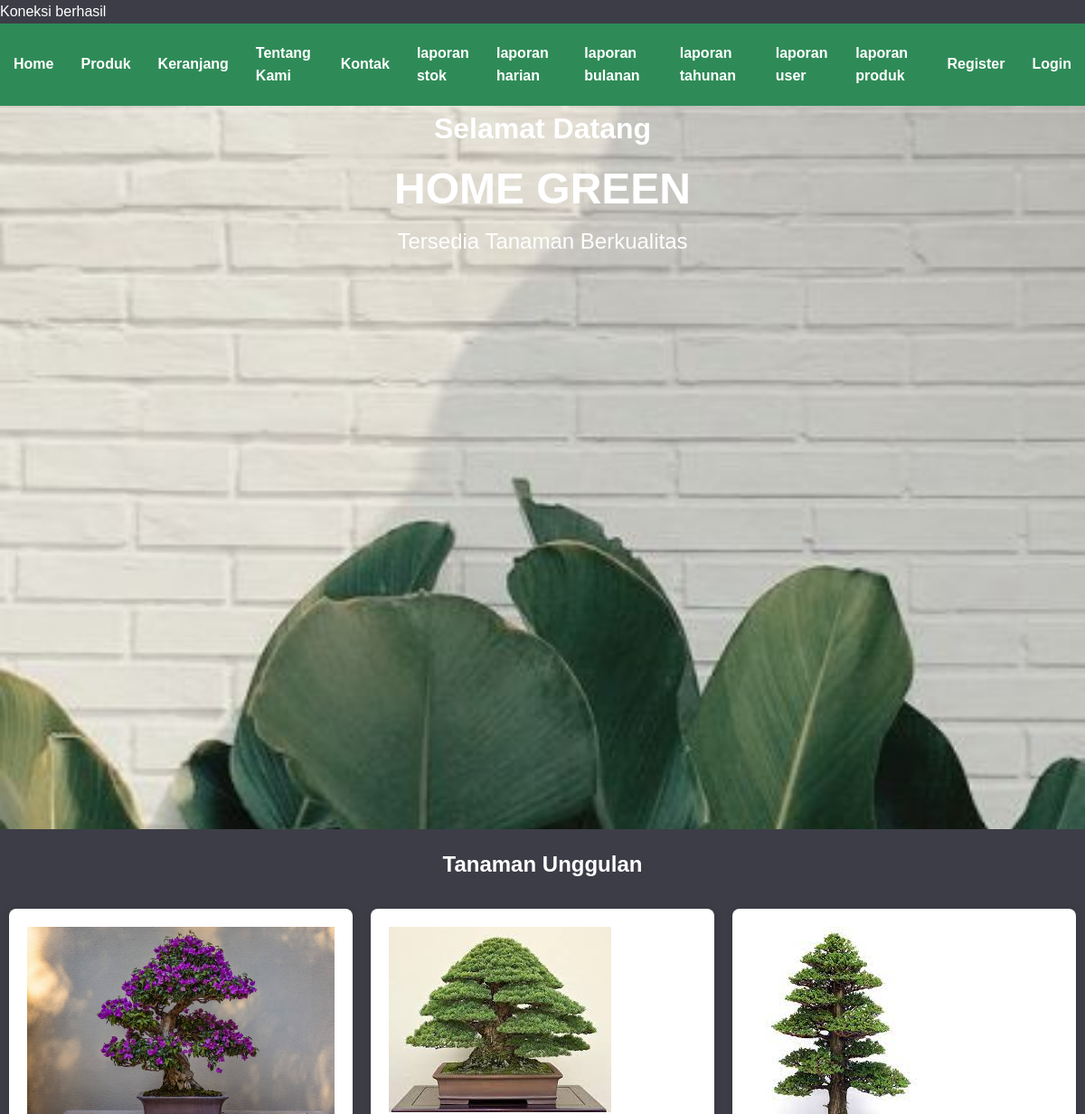
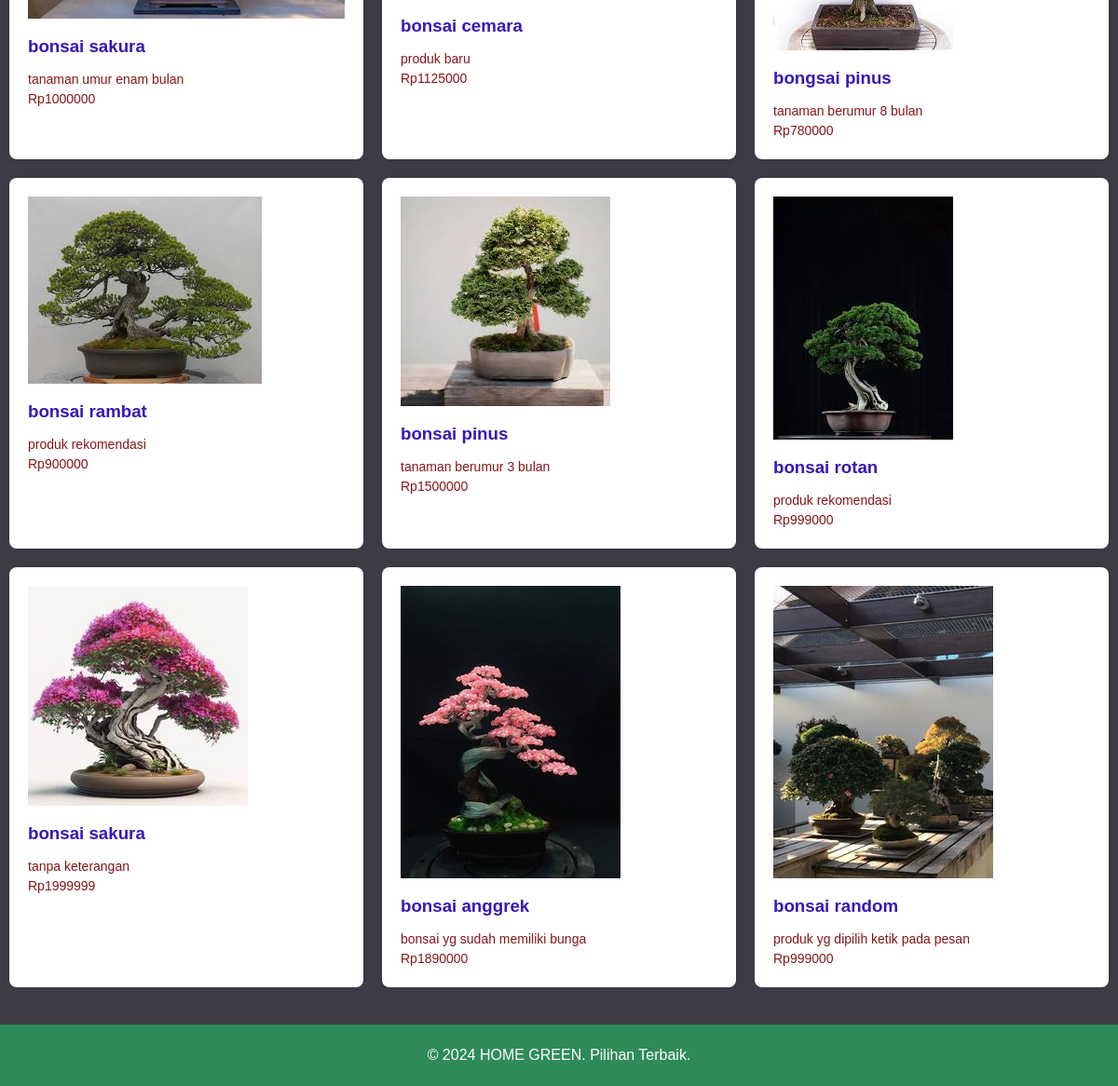
The page / on the database its author committed (2 pictures, top to bottom).
### tables this page shows
CREATE TABLE `products` (
  `id` int(11) NOT NULL,
  `name` varchar(255) NOT NULL,
  `description` varchar(255) NOT NULL,
  `price` int(11) NOT NULL,
  `image` varchar(100) NOT NULL
);

### index.php (the view, shortened to what this page needs)
<?php
include 'database.php';
?>
<!DOCTYPE html>
<html lang="id">
<head>
    <link rel="stylesheet" href="assets/css/Style.css">
</head>
<body>
    <nav class="main-nav">
        <div class="wrapper">
            <div class="main-menu">
            <ul>
                <li><a href="index.php">Home</a></li>
                <li><a href="products.php">Produk</a></li>
                <li><a href="keranjang.php">Keranjang</a></li>
                <li><a href="about.php">Tentang Kami</a></li>
                <li><a href="contact.php">Kontak</a></li>
                <li><a href="laporan_stok.php">laporan stok</a></li>
                <li><a href="laporan_harian.php">laporan harian </a></li>
                <li><a href="laporan_bulanan.php">laporan bulanan</a></li>
                <li><a href="laporan_tahunan.php">laporan tahunan</a></li>
                <li><a href="laporan_user.php">laporan user</a></li>
                <li><a href="laporan_produk.php">laporan produk</a></li>
                <?php if(isset($_SESSION['user_id'])): ?>
                    <li><a href="profile.php">Profil</a></li>
                    <li><a href="logout.php">Logout</a></li>
                <?php else: ?>
                    <li><a href="Register.php">Register</a></li>
                    <li><a href="login.php">Login</a></li>
                <?php endif; ?>
            </ul>
        </nav>
        <div class="home-wrapper">
            <section class="wrapper" id="Home">
            <div class="kolom">
                    <p class="deskripsi">Selamat Datang </p>
                    <H2 class="deksripsi-h2">HOME GREEN<br/>
                      <p class="deksripsi-h3">Tersedia Tanaman Berkualitas<br/>
                </div>
            </section>
        </div>
    <main>
        <section id="featured-products">
            <h2>Tanaman Unggulan</h2>
            <div class="products">
                <?php
                $query = "SELECT * FROM products LIMIT 9";
                $result = $conn->query($query);
                if ($result->num_rows > 0) {
                    while($row = $result->fetch_assoc()) {
                        echo "<div class='product'>";
                        echo "<img src='./images/" . htmlspecialchars($row["image"]) . "' alt='" . htmlspecialchars($row["name"]) . "'>";
                        echo "<h3>" . htmlspecialchars($row["name"]) . "</h3>";
                        echo "<p>" . htmlspecialchars($row["description"]) . "</p>";
                        echo "<p>Rp" . htmlspecialchars($row["price"]) . "</p>";
                        echo "</div>";
                    }
                } else {
                    echo "<p>Tidak ada produk unggulan saat ini.</p>";
                }
                ?>
            </div>
        </section>
    </main>
    <footer>
        <p>&copy; <?php echo date("Y"); ?> HOME GREEN. Pilihan Terbaik.</p>
    </footer>
</body>
</html>

### assets/css/style.css (style rules this page uses)
* { margin: 0; padding: 0; box-sizing: border-box; }
body { font-family: 'Arial', sans-serif; background-color: rgb(61, 61, 71); color: white; line-height: 1.6; }
nav { background-color: seagreen; }
nav ul { padding-top: 20px; padding-bottom: 20px; list-style: none; display: flex; justify-content: center; align-items: center; }
nav ul li { margin: 0 15px; }
nav ul li a { color: #fff; text-decoration: none; font-weight: bold; }
main { margin-top: 20px; }
#featured-products h2 { text-align: center; color: white; margin-bottom: 20px; }
.products { display: flex; flex-wrap: wrap; justify-content: space-around; }
.product { background: #fff; margin: 10px; padding: 20px; width: calc(33.333% - 20px); box-shadow: 0 0 10px rgba(0,0,0,0.1); border-radius: 8px; transition: transform 0.2s ease-in-out; }
.product img { max-width: 100%; height: auto; display: block; margin-bottom: 15px; text-align: center; }
.product h3 { color: #3618bb; margin-bottom: 10px; }
.product p { font-size: 14px; line-height: 1.5; color: #851616; }
footer { text-align: center; margin-top: 30px; padding: 20px; background: seagreen;; color: #fff; }
.home-wrapper { height: 100%; align-items: center; min-height: 100vh; position: relative; background: url('../css/images/banerr.jpg'); background-size: cover; background-position: center ; }
.home-wrapper:before { content: ''; position: absolute; left: 0; right: 0; top: 0; bottom: 0; }
.kolom .deskripsi { font-size: 32px; font-weight: 600; margin-bottom: 3px; text-align: center; color:#FFFFFF; }
.deksripsi-h2 { font-size: 48px; font-weight: 600; margin-bottom: 3px; text-align: center; color: #FFFFFF; width: 100%; }
.deksripsi-h3 { font-size: 24px; font-weight: 500; color: #FFFFFF; }

### rows shown on the page
products: image (picture), name "bonsai sakura", description "tanaman umur enam bulan", price "1000000"
products: image (picture), name "bonsai cemara", description "produk baru", price "1125000"
products: image (picture), name "bongsai pinus", description "tanaman berumur 8 bulan", price "780000"
products: image (picture), name "bonsai rambat", description "produk rekomendasi", price "900000"
products: image (picture), name "bonsai pinus", description "tanaman berumur 3 bulan", price "1500000"
products: image (picture), name "bonsai rotan", description "produk rekomendasi", price "999000"
products: image (picture), name "bonsai sakura", description "tanpa keterangan", price "1999999"
products: image (picture), name "bonsai anggrek", description "bonsai yg sudah memiliki bunga", price "1890000"
products: image (picture), name "bonsai random", description "produk yg dipilih ketik pada pesan", price "999000"
